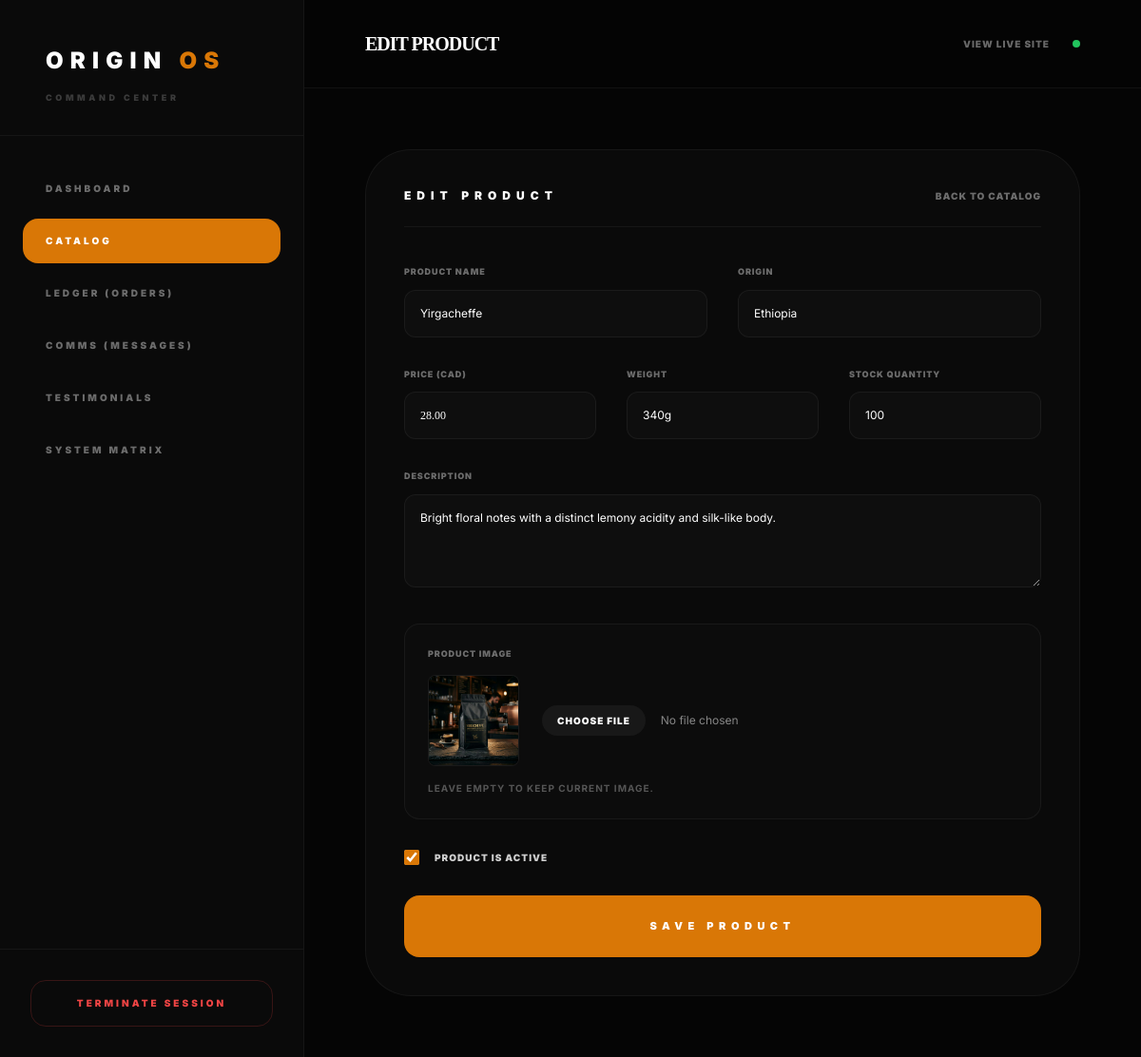
Page /admin/product-edit.php?id=1 (signed in) on the committed database.
### tables this page shows
CREATE TABLE IF NOT EXISTS `products` (
  `id` int(11) NOT NULL AUTO_INCREMENT,
  `name` varchar(100) NOT NULL,
  `origin` varchar(100) NOT NULL DEFAULT 'Ethiopia',
  `type` enum('coffee','equipment','merch') NOT NULL DEFAULT 'coffee',
  `price` decimal(10,2) NOT NULL,
  `weight` varchar(50) NOT NULL DEFAULT '340g',
  `description` text NOT NULL,
  `image_url` varchar(255) NOT NULL DEFAULT 'assets/img/product_front.png',
  `stock_quantity` int(11) NOT NULL DEFAULT 0,
  `is_active` tinyint(1) NOT NULL DEFAULT 1,
  `created_at` timestamp NOT NULL DEFAULT CURRENT_TIMESTAMP,
  `updated_at` timestamp NOT NULL DEFAULT CURRENT_TIMESTAMP ON UPDATE CURRENT_TIMESTAMP,
  PRIMARY KEY (`id`)
);

### includes/db.php (called while the page is built, shortened)
<?php
class DB {
    private static $instance = null;
    private $pdo = null;
    private function __construct() {
        $dsn = "mysql:host=" . DB_HOST . ";dbname=" . DB_NAME . ";charset=" . DB_CHARSET;
        $options = [
            PDO::ATTR_ERRMODE            => PDO::ERRMODE_EXCEPTION,
            PDO::ATTR_DEFAULT_FETCH_MODE => PDO::FETCH_ASSOC,
            PDO::ATTR_EMULATE_PREPARES   => false,
        ];
        try {
            $this->pdo = new PDO($dsn, DB_USER, DB_PASS, $options);
        } catch (\PDOException $e) {
            $this->is_mock = true;
            $this->pdo = null;
        }
    }
    public static function getInstance() {
        if (self::$instance === null) {
            self::$instance = new self();
        }
        return self::$instance;
    }
    public function prepare($sql) {
        return $this->pdo->prepare($sql);
    }
}
?>

### admin/product-edit.php (the view, shortened to what this page needs)
<?php
$pageTitle = isset($_GET['id']) ? 'Edit Product' : 'Add Product';
require_once __DIR__ . '/includes/header.php';
$db = DB::getInstance();
$product = null;
if (isset($_GET['id'])) {
    $stmt = $db->prepare("SELECT * FROM products WHERE id = ?");
    $stmt->execute([$_GET['id']]);
    $product = $stmt->fetch();
}
?>
<div class="max-w-3xl mx-auto">
    <div class="bg-[#0a0a0a] border border-white/5 rounded-[3rem] p-10">
        <div class="flex justify-between items-center mb-10 border-b border-white/5 pb-6">
            <h3 class="text-xs font-black uppercase tracking-[0.5em] text-white"><?php echo $pageTitle; ?></h3>
            <a href="products.php" class="text-[10px] font-black uppercase tracking-widest text-white/40 hover:text-white transition-colors">Back to Catalog</a>
        </div>
        <form action="product-edit.php<?php echo $product ? '?id='.$product['id'] : ''; ?>" method="POST" enctype="multipart/form-data" class="space-y-8">
            <div class="grid grid-cols-2 gap-8">
                <div>
                    <label class="text-[9px] font-black uppercase tracking-widest text-white/40 block mb-3">Product Name</label>
                    <input type="text" name="name" required value="<?php echo htmlspecialchars($product['name'] ?? ''); ?>" class="w-full bg-white/[0.02] border border-white/5 p-4 rounded-xl text-white text-xs outline-none focus:border-amber-600">
                </div>
                <div>
                    <label class="text-[9px] font-black uppercase tracking-widest text-white/40 block mb-3">Origin</label>
                    <input type="text" name="origin" required value="<?php echo htmlspecialchars($product['origin'] ?? 'Ethiopia'); ?>" class="w-full bg-white/[0.02] border border-white/5 p-4 rounded-xl text-white text-xs outline-none focus:border-amber-600">
                </div>
            </div>
            <div class="grid grid-cols-3 gap-8">
                <div>
                    <label class="text-[9px] font-black uppercase tracking-widest text-white/40 block mb-3">Price (CAD)</label>
                    <input type="number" step="0.01" name="price" required value="<?php echo htmlspecialchars($product['price'] ?? '0.00'); ?>" class="w-full bg-white/[0.02] border border-white/5 p-4 rounded-xl text-white text-xs outline-none font-serif focus:border-amber-600">
                </div>
                <div>
                    <label class="text-[9px] font-black uppercase tracking-widest text-white/40 block mb-3">Weight</label>
                    <input type="text" name="weight" required value="<?php echo htmlspecialchars($product['weight'] ?? '340g'); ?>" class="w-full bg-white/[0.02] border border-white/5 p-4 rounded-xl text-white text-xs outline-none focus:border-amber-600">
                </div>
                <div>
                    <label class="text-[9px] font-black uppercase tracking-widest text-white/40 block mb-3">Stock Quantity</label>
                    <input type="number" name="stock_quantity" required value="<?php echo htmlspecialchars($product['stock_quantity'] ?? '0'); ?>" class="w-full bg-white/[0.02] border border-white/5 p-4 rounded-xl text-white text-xs outline-none focus:border-amber-600">
                </div>
            </div>
            <div>
                <label class="text-[9px] font-black uppercase tracking-widest text-white/40 block mb-3">Description</label>
                <textarea name="description" rows="4" required class="w-full bg-white/[0.02] border border-white/5 p-4 rounded-xl text-white text-xs outline-none focus:border-amber-600 no-scrollbar"><?php echo htmlspecialchars($product['description'] ?? ''); ?></textarea>
            </div>
            <div class="p-6 bg-white/[0.01] border border-white/5 rounded-2xl">
                <label class="text-[9px] font-black uppercase tracking-widest text-white/40 block mb-4">Product Image</label>
                <div class="flex items-center gap-6">
                    <?php if (isset($product['image_url'])): ?>
                        <img src="../<?php echo htmlspecialchars($product['image_url']); ?>" class="w-24 h-24 object-cover rounded-lg border border-white/10 bg-black">
                    <?php endif; ?>
                    <input type="file" name="image" accept="image/*" class="text-xs text-white/50 file:mr-4 file:py-2 file:px-4 file:rounded-full file:border-0 file:text-[10px] file:font-black file:uppercase file:tracking-widest file:bg-white/5 file:text-white hover:file:bg-white/10 cursor-pointer">
                </div>
                <p class="text-[10px] uppercase font-bold tracking-widest text-white/30 mt-4">Leave empty to keep current image.</p>
            </div>
            <div class="flex items-center gap-4">
                <input type="checkbox" name="is_active" id="is_active" <?php echo (!isset($product) || $product['is_active']) ? 'checked' : ''; ?> class="accent-amber-600 w-4 h-4">
                <label for="is_active" class="text-[10px] font-black uppercase tracking-widest text-white/80 cursor-pointer">Product is Active</label>
            </div>
            <button type="submit" class="w-full py-6 bg-amber-600 hover:bg-amber-500 text-white font-black uppercase text-[11px] tracking-[0.5em] rounded-2xl transition-all">
                Save Product
            </button>
        </form>
    </div>
</div>
</main></div></body></html>

### admin/includes/header.php (style rules this page uses)
body { font-family: 'Inter', sans-serif; }
.no-scrollbar { -ms-overflow-style: none; scrollbar-width: none; }

### rows in the picture
products: name "Yirgacheffe", origin "Ethiopia", price "28.00", weight "340g", stock_quantity "100", description "Bright floral notes with a distinct lemony acidity and silk-like body.", image_url (picture), is_active "☑"

### other values in the picture
$pageTitle "EDIT PRODUCT"
